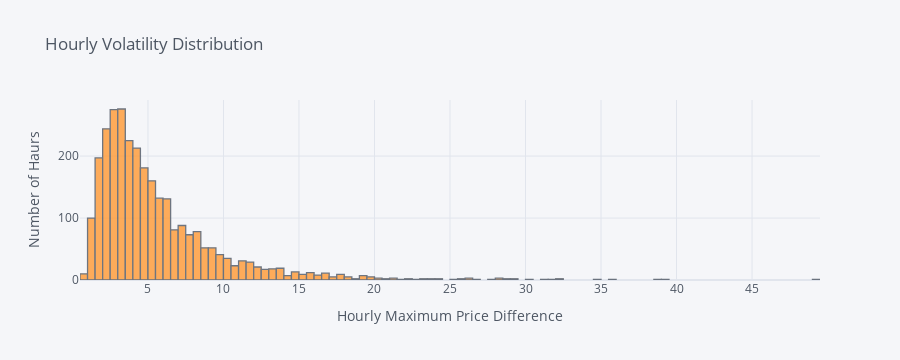

Notebook source saved alongside this figure:
### Markdown cell above
__________________________![image.png](attachment:51e601ca-0e8a-494b-8828-90b684f8e9b6.png)

### Code cell
Ask_1h_2024[['Volatility']].iplot(
                                    kind='hist',
                                    barmode='overlay',
                                    xTitle='Hourly Maximum Price Difference',
                                    yTitle='Number of Haurs',
                                    title='Hourly Volatility Distribution')

### Figure 1 — Plotly figure (JSON) as saved in the notebook; plotly's stock layout.template omitted (floating-point values rounded to 4 significant figures; data arrays with more than 128 entries replaced by an {"elided": "..."} marker saying what was removed)
{"data": [{"histfunc": "count", "histnorm": "", "marker": {"color": "rgba(255, 153, 51, 1.0)", "line": {"color": "#4D5663", "width": 1.3}}, "name": "Volatility", "opacity": 0.8, "orientation": "v", "type": "histogram", "x": {"elided": "2938 float values"}}], "layout": {"autosize": true, "barmode": "overlay", "height": 360, "legend": {"bgcolor": "#F5F6F9", "font": {"color": "#4D5663"}}, "paper_bgcolor": "#F5F6F9", "plot_bgcolor": "#F5F6F9", "title": {"font": {"color": "#4D5663"}, "text": "Hourly Volatility Distribution"}, "xaxis": {"autorange": true, "gridcolor": "#E1E5ED", "range": [0.5, 49.5], "showgrid": true, "tickfont": {"color": "#4D5663"}, "title": {"font": {"color": "#4D5663"}, "text": "Hourly Maximum Price Difference"}, "type": "linear", "zerolinecolor": "#E1E5ED"}, "yaxis": {"autorange": true, "gridcolor": "#E1E5ED", "range": [0, 290.5], "showgrid": true, "tickfont": {"color": "#4D5663"}, "title": {"font": {"color": "#4D5663"}, "text": "Number of Haurs"}, "zerolinecolor": "#E1E5ED"}}}
